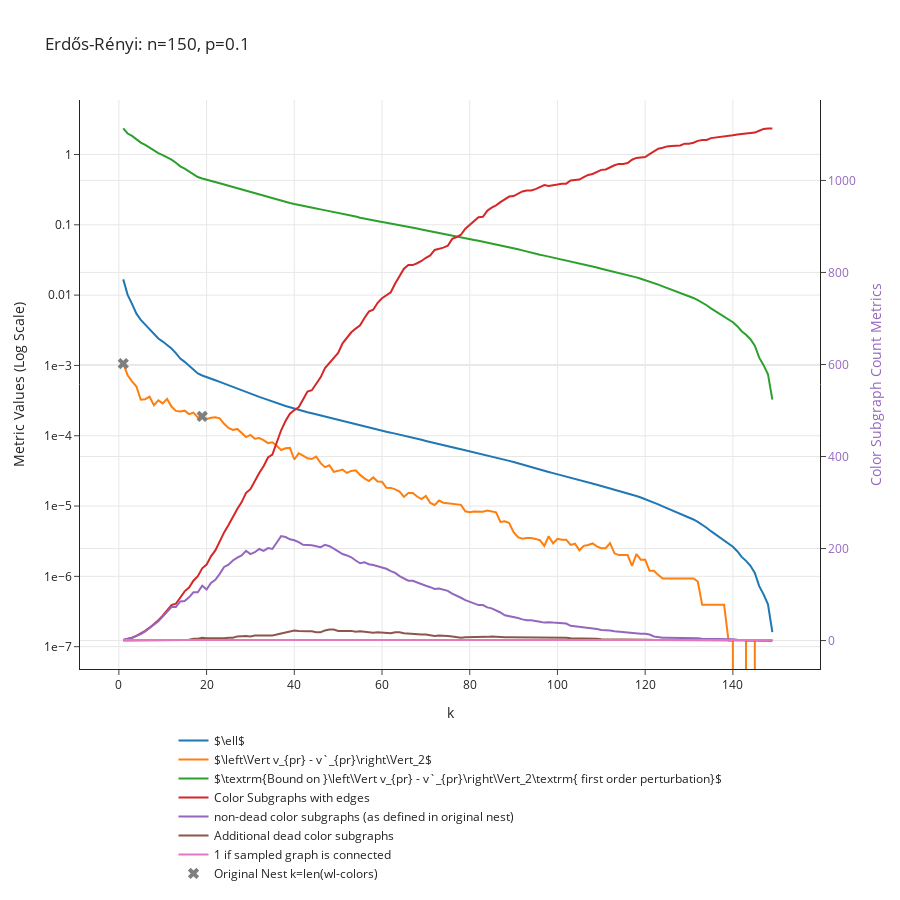

Write notebook code for a chart like this one.
### Code cell
p = 0.1
n = 150
G = nx.erdos_renyi_graph(n, p)
data_dict = get_convergence_data_of_nest(G, min_cluster_size = 1, max_k = 150)
plot_convergence_data(data_dict, f"Erdős-Rényi: n={n}, p={p}")

### Figure 1 — Plotly figure (JSON) as saved in the notebook; plotly's stock layout.template omitted (floating-point values rounded to 4 significant figures; data arrays with more than 128 entries replaced by an {"elided": "..."} marker saying what was removed)
{"data": [{"mode": "lines", "name": "$\\ell$", "type": "scatter", "x": {"elided": "149 int values"}, "y": {"elided": "149 float values"}}, {"mode": "lines", "name": "$\\left\\Vert v_{pr} - v`_{pr}\\right\\Vert_2$", "type": "scatter", "x": {"elided": "149 int values"}, "y": {"elided": "149 float values"}}, {"mode": "lines", "name": "$\\textrm{Bound on }\\left\\Vert v_{pr} - v`_{pr}\\right\\Vert_2\\textrm{ first order perturbation}$", "type": "scatter", "x": {"elided": "149 int values"}, "y": {"elided": "149 float values"}}, {"mode": "lines", "name": "Color Subgraphs with edges", "type": "scatter", "x": {"elided": "149 int values"}, "y": {"elided": "149 int values"}, "yaxis": "y2"}, {"mode": "lines", "name": "non-dead color subgraphs (as defined in original nest)", "type": "scatter", "x": {"elided": "149 int values"}, "y": {"elided": "149 int values"}, "yaxis": "y2"}, {"mode": "lines", "name": "Additional dead color subgraphs", "type": "scatter", "x": {"elided": "149 int values"}, "y": {"elided": "149 int values"}, "yaxis": "y2"}, {"mode": "lines", "name": "1 if sampled graph is connected", "type": "scatter", "x": {"elided": "149 int values"}, "y": {"elided": "149 int values"}, "yaxis": "y2"}, {"marker": {"size": 10, "symbol": "x"}, "mode": "markers", "name": "Original Nest k=len(wl-colors)", "type": "scatter", "x": [1, 19, 150], "y": [0.001063, 0.0001881, 0]}], "layout": {"height": 900, "hovermode": "closest", "legend": {"orientation": "h", "x": 0.5, "xanchor": "center", "y": -0.1, "yanchor": "top"}, "title": {"text": "Erdős-Rényi: n=150, p=0.1"}, "xaxis": {"title": {"text": "k"}}, "yaxis": {"exponentformat": "e", "title": {"text": "Metric Values (Log Scale)"}, "type": "log"}, "yaxis2": {"overlaying": "y", "side": "right", "tickfont": {"color": "rgba(148, 103, 189, 1)"}, "title": {"font": {"color": "rgba(148, 103, 189, 1)"}, "text": "Color Subgraph Count Metrics"}, "type": "linear"}}}
